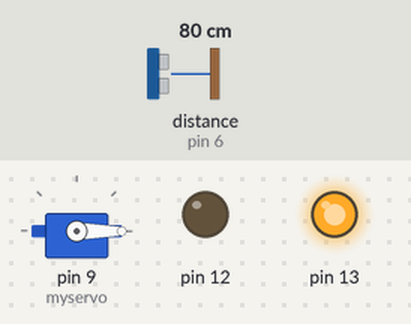
Bench run of a sketch on a simulated Arduino Uno, built with avr-gcc and run on an emulated ATmega328P. Shown: servo, output pins drawn as LEDs (lit = HIGH). Wiring (inferred from the names in the program): ultrasonic range finder: trigger pin 7; echo pin 6. The inputs (shaded band) are chosen by the test bench; at power-on: distance to the obstacle (sensor on pin 6) 80 cm. The echo pulse lasts 58.3 µs per cm; pins used as bus, display or sensor lines are not drawn; what the sketch prints to the serial monitor is not drawn.

Above: at 1.3 s.
1.4 s: distance to the obstacle (sensor on pin 6) set to 12 cm
2.9 s: distance to the obstacle (sensor on pin 6) set to 9 cm
At 4.7 s:
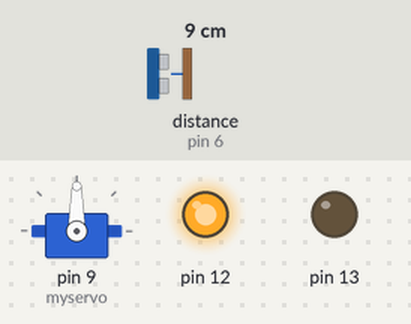
5.0 s: distance to the obstacle (sensor on pin 6) set to 18 cm
At 5.4 s:
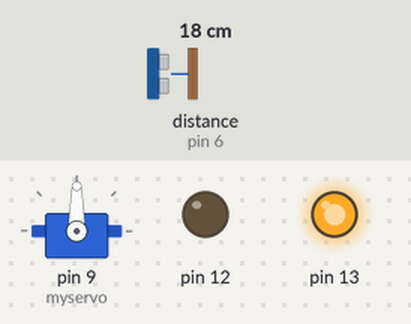
7.0 s: distance to the obstacle (sensor on pin 6) set to 2 cm
At 7.4 s:
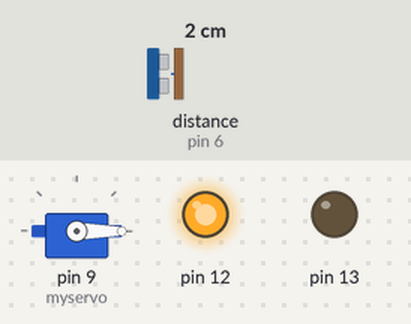
Timing chart, 0 to 10.0 s (numbered marks = the images above; inputs shaded):
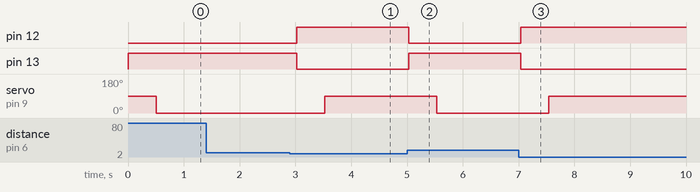

The sketch:

Servomotor.ino
```cpp
#include <Servo.h>
Servo myservo; //서보모터 객체 생성

#define trig 7 //trig 할당
#define echo 6 //echo 할당
int angle = 0; //서보모터 각도 변수 초기화

void setup() {
  myservo.attach(9); //서보모터 핀번호 9
  Serial.begin(9600);
  pinMode(trig, OUTPUT); //trig OUTPUT 세팅
  pinMode(echo, INPUT);  //echo INPUT 세팅

  pinMode(12, OUTPUT);  //LED 출력모드
  pinMode(13, OUTPUT);
}

void loop() {
  long duration, distance; //기본 변수 선언
  digitalWrite(trig, LOW);
  digitalWrite(echo, LOW);
  delayMicroseconds(2); //2 마이크로초 중단 2유지
  digitalWrite(trig, HIGH); //중단 후 trig HIGH
  delayMicroseconds(10); //10 마이크로초 중단 10유지
  digitalWrite(trig, LOW); //중단 후 trig LOW

  duration = pulseIn(echo, HIGH); //echo가 HIGH를 유지한 시간을 저장
  distance = ((float)(340 * duration) / 10000) / 2; //거리 계산

  Serial.println(String("거리 : ") + distance + ("CM")); //측정된 거리 값 시리얼 모니터에 출력

  if (distance < 10) {
    angle = 90;//측정된 거리가 10cm 이하면 모터 90도 회전
    on(); //문이 열릴때 메서드(녹색LED HIGH)
    delay(500); //딜레이 0.5초
  } else {
    angle = -80; //측정된 거리가 10cm 이상이면 모터 -80도 회전
    off(); //문이 닫힐때 메서드(적색LED HIGH)
    delay(500); //딜레이 0.5초
  }
  myservo.write(angle); //서보모터를 angle 값 만큼 작동시킴
}

void on() { //문이 열릴때 메서드(녹색LED HIGH)
  digitalWrite(12, HIGH); //문이 열리면 녹색LED HIGH
  digitalWrite(13, LOW);  //적색LED LOW
  Serial.println("문이 열렸습니다.");
}
void off() { //문이 닫힐때 메서드(적색LED HIGH)
  digitalWrite(12, LOW);   //문이 닫히면 적색LED HIGH
  digitalWrite(13, HIGH);  //녹색LED LOW
  Serial.println("문이 닫혔습니다.");
}
```

Measured:
- the behaviour switches between 11 and 10 cm on distance to the obstacle (sensor on pin 6) (found by bisection; images 0 and 1)
- after the input at 1.4 s, every drawn part: stays the same
- after the input at 2.9 s, pin 12: LOW → HIGH after 0.12 s; pin 13: HIGH → LOW after 0.12 s; servo on pin 9 (myservo): 0° → 90° after 0.62 s
- after the input at 5.0 s, pin 12: HIGH → LOW at once; pin 13: LOW → HIGH at once; servo on pin 9 (myservo): 90° → 0° after 0.53 s
- after the input at 7.0 s, pin 12: LOW → HIGH at once; pin 13: HIGH → LOW at once; servo on pin 9 (myservo): 0° → 90° after 0.54 s
